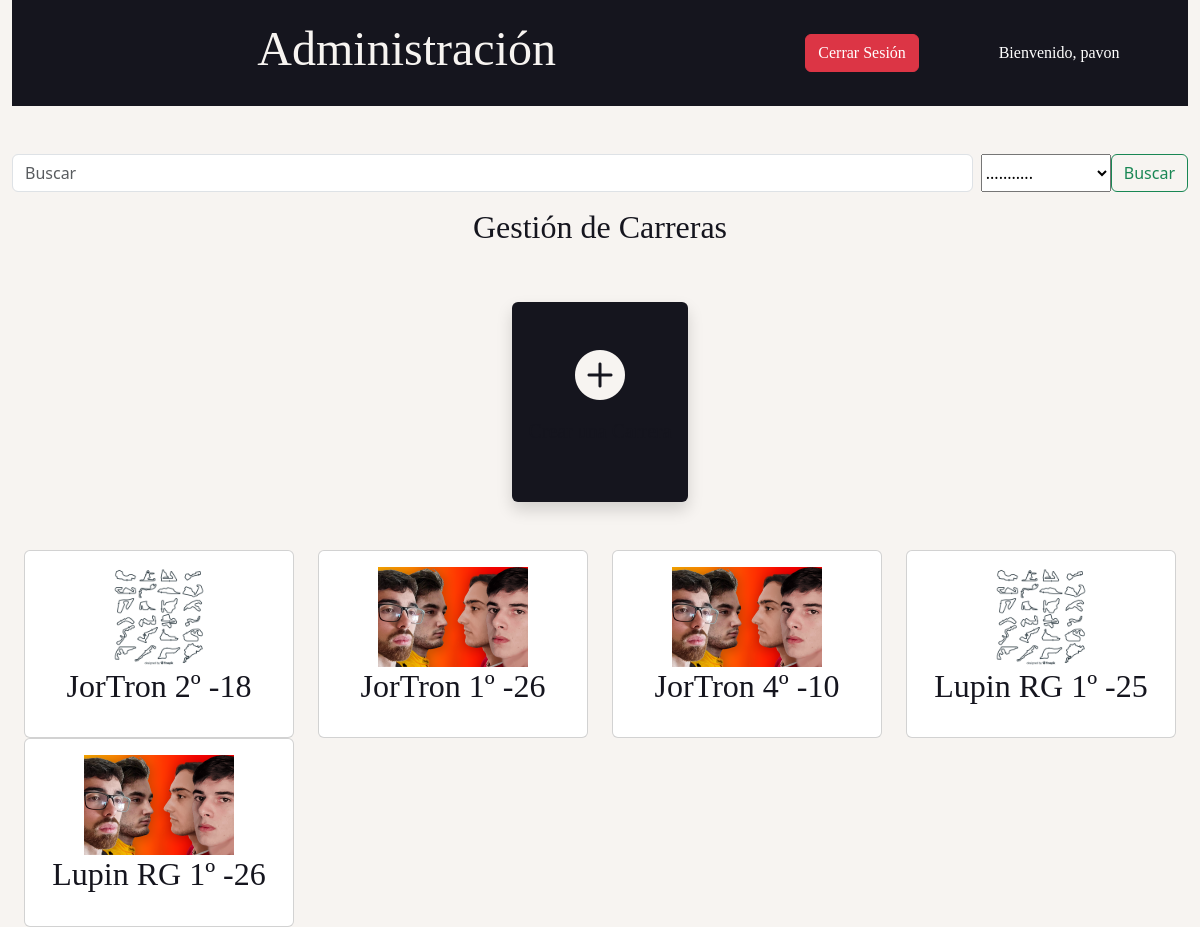
Screenshot of /inicio/admin/carrera (signed in) with the database file from the repository.
### mundialitopx/models.py (models this page shows, shortened)
class Usuario(AbstractUser):
    fotoperfil = models.ImageField(upload_to='media/foto-perfil/', null=True, blank=True)

class Carrera(models.Model):
    estado = [('DSQ', 'DSQ'),('DNF', 'DNF'),]
    circuito = models.ForeignKey(Circuito, on_delete=models.CASCADE)
    puesto = models.IntegerField(validators=[MinValueValidator(1),MaxValueValidator(20)], null=True, blank=True)
    piloto = models.ForeignKey(Piloto, on_delete=models.CASCADE)
    puntos = models.IntegerField(default=0)
    vuelta_rapida = models.BooleanField(default=False)
    estado = models.CharField(max_length=3, choices=estado, null=True, blank=True)
    class Meta:
        unique_together= ['circuito','piloto']

class Circuito(models.Model):
    nombre = models.CharField(max_length=100)
    alias = models.CharField(max_length=100)
    pista = models.ImageField(upload_to='media/circuitos/', null=True, blank=True)
    silueta = models.ImageField(upload_to='media/silueta/', null=True, blank=True)
    pais = models.ForeignKey(Pais, on_delete=models.CASCADE)
    fecha = models.DateField( null=True, blank=True)

class Piloto(models.Model):
    nombre = models.CharField(max_length=100)
    puntos = models.IntegerField(default=0)
    pais = models.ForeignKey(Pais, on_delete=models.CASCADE)
    dorsal = models.IntegerField()
    escuderia = models.ForeignKey(Escuderia, on_delete=models.CASCADE)
    puesto = models.IntegerField(validators=[MinValueValidator(1),MaxValueValidator(20)])
    biografia = models.TextField()
    foto = models.ImageField(upload_to='media/fotospilotos/', null=True, blank=True)

### mundialitopx/views.py (the view)
# urls.py: path('inicio/admin/carrera', staff_member_required(ListCarreras.as_view()), name='carrera'),
class ListCarreras(ListView):
    model = Carrera
    template_name = "mundialitopx/admin/carrera.html"
    def get_context_data(self, **kwargs: Any) -> dict[str, Any]:
        context = super().get_context_data(**kwargs)
        piloto = self.request.GET.get("piloto")
        circuito = self.request.GET.get("circuito")
        context["circuitos"] = Circuito.objects.all()
        context["carreras"] = Carrera.objects.all()
        if piloto != "todo" and piloto != None:
            context["carreras"] = context["carreras"].filter(
                piloto__nombre__contains=piloto
            )
        if circuito != "todo" and circuito != None:
            context["carreras"] = context["carreras"].filter(circuito=circuito)
        return context

### mundialitopx/templates/mundialitopx/admin/carrera.html (shortened to what this page needs)
{% extends 'mundialitopx/base.html' %}
{% block content %}
	<div class="row pt-5">
        <form action="" class="d-flex" role="search">
            <input class="form-control me-2" type="search" placeholder="Buscar" aria-label="Search" name="piloto">
            <select name="circuito" id="circuito">
                <option value="todo">...........</option>
            </select>
            <button class="btn btn-outline-success" type="submit">Buscar</button>
        </form>
		<h2>Gestión de Carreras</h2>
	</div>
	<div class="row pt-5 justify-content-center grid gap-5">
		<div class=" card-menu col-2">
			<a href="{% url 'crear_carrera' %}">
				<div class="cardp mcard card shadow w-100 h-100">
					<div class="row pt-5">
						<div class="col">
							<i class=" plus bi bi-plus-circle-fill"></i>
						</div>
					</div>
					<div class="row text-center">
						<div class="col pt-3">
							<p>Crear una Carrera</p>
						</div>
					</div>
				</div>
			</a>
		</div>
        <div class="row">
            {% for carrera in carreras %}
        <div class="col-3">
            <a href="{% url 'detalle_carrera' carrera.id %}">
            <div class="card text-center">
                <div class="card-body">
                    <div class="card-title">
                        <div class="row">
                            <div class="col-12"><img height="100px"  src="{{ carrera.circuito.pista.url}}" alt=""></div>
                            <div class="col-12"><h2>{{ carrera.piloto.nombre }} {% if carrera.puesto == None %} {{ carrera.estado }} {% else %} {{ carrera.puesto }}º {% endif %}-{{ carrera.puntos }}</h2></div>
                        </div>
                    </div>
                </div>
            </div>
            </a>
        </div>
{% endfor %}
        </div>
	</div>
{% endblock %}

### mundialitopx/templates/mundialitopx/base.html (shortened to what this page needs)
{% load static %}
<head>
    <link href="https://cdn.jsdelivr.net/npm/bootstrap@5.3.2/dist/css/bootstrap.min.css" rel="stylesheet">
    <link rel="stylesheet" href="https://cdn.jsdelivr.net/npm/bootstrap-icons@1.11.1/font/bootstrap-icons.css">
    <link rel="stylesheet" href="{% static 'css/style.css' %}">
</head>
<body class="text-center">
    <div class="container-fluid">
        <div class="row">
            <div class="col-12">
                <div class="page-header">
                    <div class="row">
                        <div class="col-8">
                            <h1><a href="/inicio/admin">Administración</a></h1>
                        </div>
                        {% if user.is_authenticated %}
                        <div class="col-2 align-items-center d-flex"><a href="{% url 'logout' %}" class="btn btn-danger">
                                <p class="my-0 text-white">Cerrar Sesión</p>
                            </a>
                        </div>
                        <div class="col-2 align-items-center d-flex">
                            <p class="my-0 text-white">Bienvenido, {{ request.user.username }}</p>
                        </div>
                        {% endif %}
                    </div>
                </div>
            </div>
        </div>
        {% block content %}
        {% endblock %}
</div>
</body>

### mundialitopx/static/css/style.css (style rules this page uses)
body { background-color: #F7F4F1; }
h1 a, h2 a, h2 { color: #15151E; font-family: 'f1-bold'; text-decoration: none; }
.page-header { background-color: #15151E ; margin-top: 0; padding: 20px; }
.page-header h1, .page-header h1 a, .page-header h1 a:visited, .page-header h1 a:active { color: #F7F4F1; font-size: 36pt; text-decoration: none; }
a { text-decoration: none; }
.card-menu { height: 200px; }
.mcard p { font-size: 20px; color: #15151E; }
.mcard { border: #15151E; background-color: #15151E; transition: color 1s ease-in-out; }
p { font-family: 'f1-regular'; }
a { font-family: 'f1-regular'; }
.plus { font-size: 50px; color: #F7F4F1; }
.cardp { transition: all 1s; }

### rows the page displays
Usuario: user.username "pavon"
Carrera: circuito.pista (picture), piloto.nombre "JorTron", puesto "2", puntos "18"
Carrera: circuito.pista (picture), piloto.nombre "JorTron", puesto "1", puntos "26"
Carrera: circuito.pista (picture), piloto.nombre "JorTron", puesto "4", puntos "10"
Carrera: circuito.pista (picture), piloto.nombre "Lupin RG", puesto "1", puntos "25"
Carrera: circuito.pista (picture), piloto.nombre "Lupin RG", puesto "1", puntos "26"
